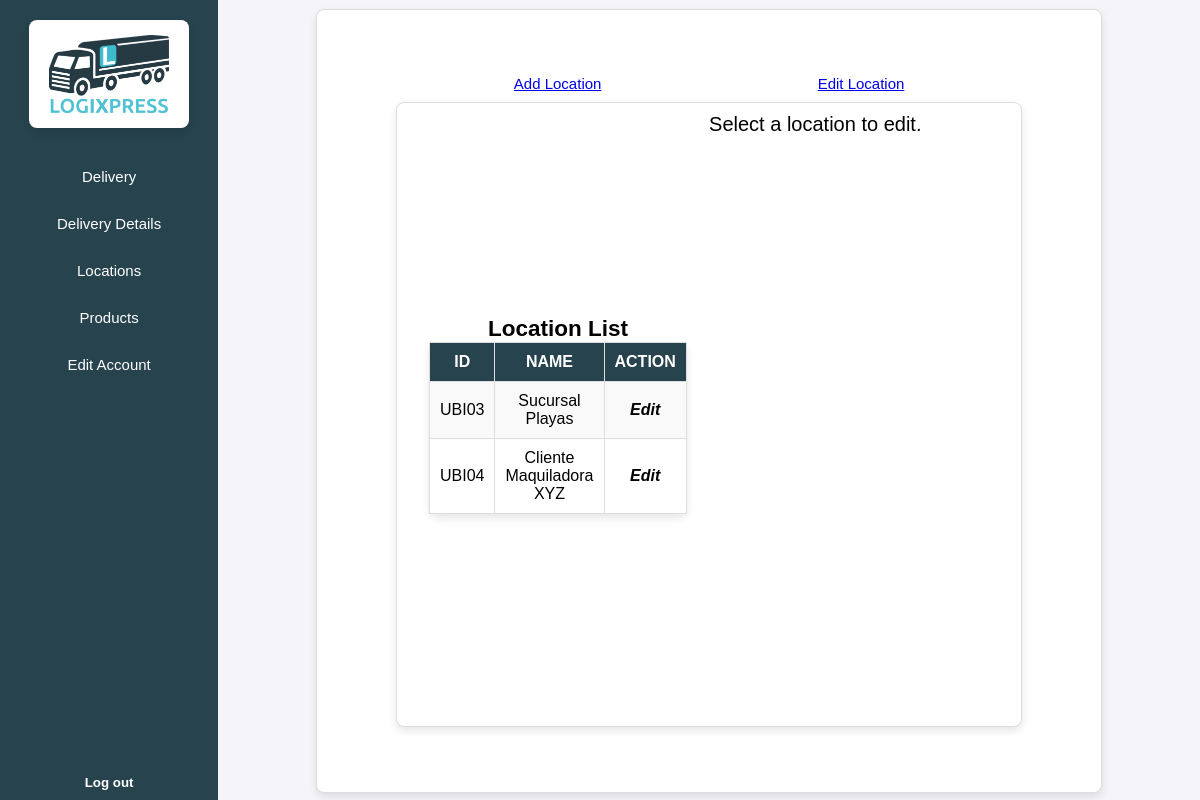
Page /menuCL.php?section=locations (signed in) on the earlier database version.
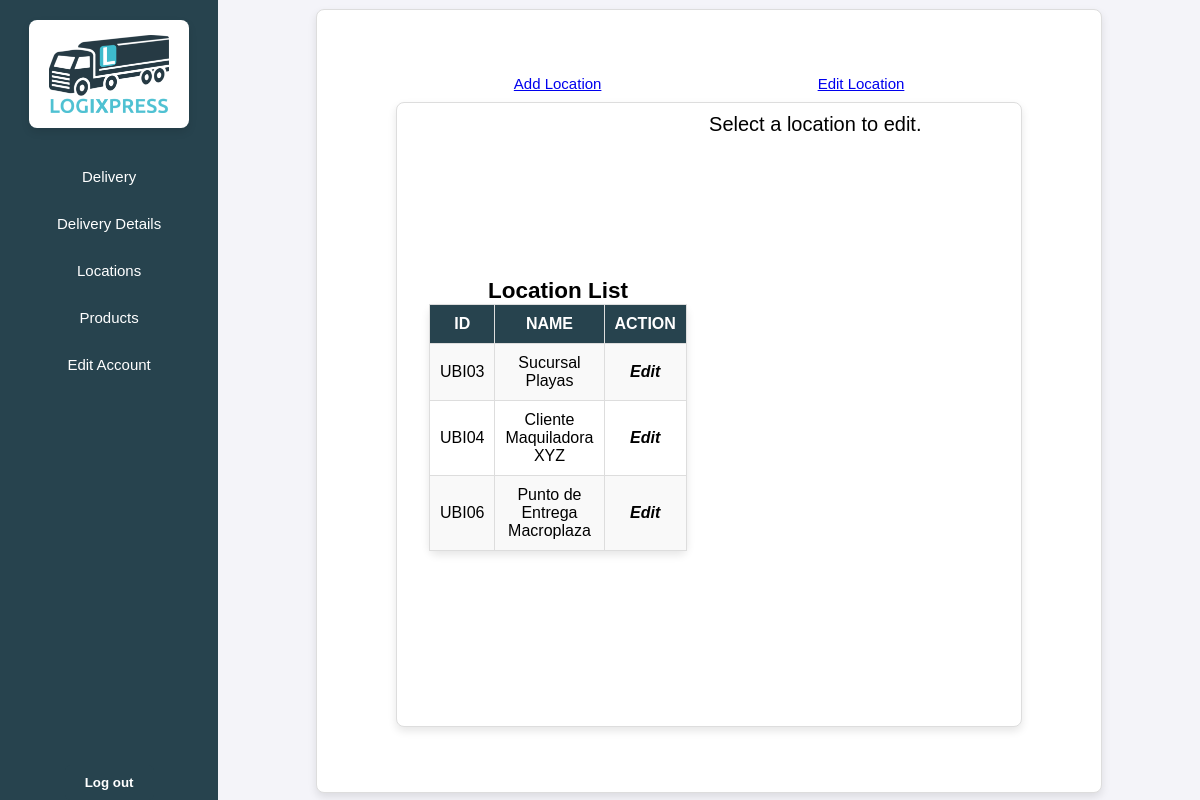
Same page on the later database version.
### tables this page shows
CREATE TABLE cliente_ubi (
    cliente INT,
    ubicacion VARCHAR(5),
    fechaRegistro DATE,
    PRIMARY KEY (cliente, ubicacion),
    FOREIGN KEY (cliente) REFERENCES cliente(num),
    FOREIGN KEY (ubicacion) REFERENCES ubicacion(codigo)
);

CREATE TABLE ubicacion (
    codigo VARCHAR(5) PRIMARY KEY,
    nombreUbicacion VARCHAR(100),
    nombreCalle VARCHAR(100),
    numCalle VARCHAR(50) NOT NULL,
    colonia VARCHAR(100) NOT NULL,
    codigoPostal VARCHAR(10) NOT NULL
);

### php/locations/vistaUbicaciones.php (the view, shortened to what this page needs)
<?php
function vistaUbicaciones($cliente) {
    global $db;
    $ubicacion = [];
    $queryUbicacion = "SELECT cu.ubicacion, u.nombreUbicacion, cu.fechaRegistro
            FROM ubicacion u
            INNER JOIN cliente_ubi cu ON cu.ubicacion = u.codigo
            WHERE cu.cliente = $cliente";
    $result = mysqli_query($db, $queryUbicacion);
    while ($row = mysqli_fetch_assoc($result)) {
        $ubicacion[] = $row;
    }
    if (!empty($ubicacion)): ?>
    <section class="content-tools">
        <div class="tools">
            <div>
                <a href="?section=locations&addLocation">Add Location</a>
            </div>
            <div>
                <a href="?section=locations&editLocation">Edit Location</a>
            </div>
        </div>
        <div class="information">
            <div class="general-info">
                <h2>Location List</h2>
                <table>
                    <tr>
                        <th>ID</th>
                        <th>Name</th>
                        <th>Action</th>
                    </tr>
                    <?php foreach ($ubicacion as $row): ?>
                        <tr>
                            <td><?= htmlspecialchars($row['ubicacion']) ?></td>
                            <td><?= htmlspecialchars($row['nombreUbicacion']) ?></td>
                            <td><a href="?section=locations&location=<?= urlencode($row['ubicacion']) ?>">Edit</a></td>
                        </tr>
                    <?php endforeach; ?>
                </table>
            </div>
            <div class="info-locations">
                <?php if (isset($_GET['section'], $_GET['location']) && $_GET['section'] === "locations"): ?>
                    <?php vistaFormularoProductos($_GET['location']); ?>
                <?php else: ?>
                    <p style="font-size:2rem;">Select a location to edit.</p>
                <?php endif; ?>
            </div>
        </div>
    </section>
    <?php endif;
}
    ?>

### includes/headUsers.php (shortened to what this page needs)
<html lang="es">
<head>
    <link rel="stylesheet" href="css/menuBase.css">
</head>
<body>
    <div class="container">

### menuCL.php (shortened to what this page needs)
<?php
$db = connectTo2DB();
include_once('php/locations/vistaUbicaciones.php');
$section = isset($_GET['section']) ? $_GET['section'] : '';
include_once('includes/headUsers.php');
?>
        <link rel="stylesheet" href="css/menuCL/menuCL.css">
        <link rel="stylesheet" href="css/forms.css">
        <link rel="stylesheet" href="css/tables.css">
        <nav>
            <div class="logo-container">
                <a href="menuCL.php" id="logo-hover"><img src="imagenes/LOGIXPRESS_LOGO_F2.png" alt="Logo"></a>
            </div>
            <ul>
                <li><a href="?section=delivery">Delivery</a></li>
                <li><a href="?section=deliverDetails">Delivery Details</a></li>
                <li><a href="?section=locations">Locations</a></li>
                <li><a href="?section=products">Products</a></li>
                <li><a href="?section=editAccount">Edit Account</a></li>
            </ul>
            <form action="" style="all:unset; width:100%; text-align:center; " method="post" >
                <button  type="submit" name="accion" value="logout">Log out</button>
            </form>
        </nav>
        <div class="content-origin">
        <?php
            switch ($section) {
                    ?><link rel="stylesheet" href="css/menuCL/vistaFormularioEntrega.css"><?php
                    ?><link rel="stylesheet" href="css/menuCL/vistaDetallesEntrega.css"><?php
                case 'locations':
                    ?><link rel="stylesheet" href="css/menuCL/vistaUbicacion.css"><?php
                    vistaUbicaciones($_SESSION['user_id']);
                    break;
                    ?><link rel="stylesheet" href="css/menuCL/vistaProducto.css"><?php
                    ?><link rel="stylesheet" href="css/menuCL/vistaInicial.css"><?php
            }
            ?>
        </div>
</div>
</body>
</html>

### css/menuBase.css (style rules this page uses)
html { font-size: 62.5%; height: 100vh; width: 100vw; }
* { margin: 0; padding: 0; box-sizing: border-box; font-family: Arial, sans-serif; }
body { display: flex; height: 100vh; background-color: #f4f4f9; font-size: 1.5rem; }
nav { width: 20%; background-color: #27434e; color: white; display: flex; flex-direction: column; align-items: center; padding-top: 20px; justify-content: space-between; }
.logo-container { background-color: white; padding: 0.5rem; border-radius: 0.8rem; margin-bottom: 2rem; box-shadow: 0 4px 8px rgba(0, 0, 0, 0.1); }
.logo-container img { width: 12rem; height: auto; }
#logo-hover { background-color: #17282f00; }
nav ul { list-style: none; padding: 0; width: 100%; flex-grow: 1; }
nav ul li { margin: 10px 0; }
nav a { color: white; text-decoration: none; padding: 10px 15px; width: 100%; text-align: center; display: block; border-radius: 5px; transition: background-color 0.3s; }
nav form { width: 100%; display: flex; justify-content: center; padding: 20px 0; font-weight: bold; }
nav form button { background-color: #27434e; color: white; font-weight: bold; padding: 10px 20px; border: none; border-radius: 5px; cursor: pointer; transition: background-color 0.3s; }

### css/menuCL/menuCL.css (style rules this page uses)
.container { display: flex; width: 100vw; height: 100vh; }

### css/tables.css (style rules this page uses)
table { width: 80%; border-collapse: collapse; background-color: #ffffff; border: 1px solid #ddd; border-radius: 8px; box-shadow: 0 4px 8px rgba(0, 0, 0, 0.1); font-family: Arial, sans-serif; }
th, td { padding: 10px; text-align: left; border: 1px solid #ddd; text-align: center; }
th { background-color: #27434e; color: white; text-transform: uppercase; }
tr:nth-child(even) { background-color: #f9f9f9; }
tr:nth-child(odd) { background-color: #ffffff; }
table a { text-decoration: none; color: black; font-weight: bold; font-style: italic; }

### css/menuCL/vistaUbicacion.css (style rules this page uses)
.content-origin { all: unset; width: 90%; height: 99%; display: flex; justify-content: center; align-items: center; }
.content-tools { margin-top: 1rem; display: flex; flex-direction: column; justify-content: center; align-items: center; width: 80%; height: 99%; background-color: #ffffff; border: 1px solid #ddd; border-radius: 8px; box-shadow: 0 4px 8px rgba(0, 0, 0, 0.1); }
.tools { width: 80%; display: flex; justify-content: space-around; padding: 1rem 1rem 0rem 1rem; }
.information { width: 80%; height: 80%; display: flex; background-color: #ffffff; border: 1px solid #ddd; border-radius: 8px; box-shadow: 0 4px 8px rgba(0, 0, 0, 0.1); padding: 1rem; margin: 1rem; }
.general-info { width: 50%; margin: auto; display: flex; flex-direction: column; align-items: center; }
.info-locations { width: 50%; }

Differences in the rows shown:
added cliente_ubi: ubicacion "UBI06", ubicacion.nombreUbicacion "Punto de Entrega Macroplaza"
